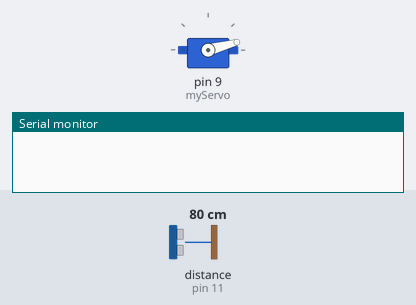
This sketch was run on a simulated Arduino Uno, built with avr-gcc and run on an emulated ATmega328P. On the bench: servo, the last lines printed to the serial monitor. Wiring (inferred from the names in the program): ultrasonic range finder: trigger pin 10; echo pin 11. Inputs (shaded band) come from the test bench; at power-on: distance to the obstacle (sensor on pin 11) 80 cm. The echo pulse lasts 58.3 µs per cm.

Above: at 0.01 s.
1.3 s: distance to the obstacle (sensor on pin 11) set to 2 cm
At 2.3 s:
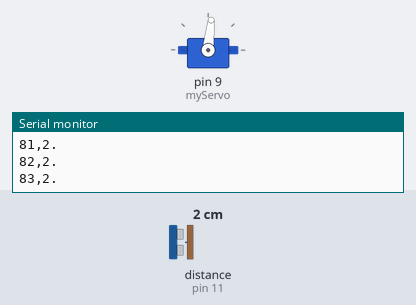
4.3 s: distance to the obstacle (sensor on pin 11) set to 120 cm
At 4.96 s:
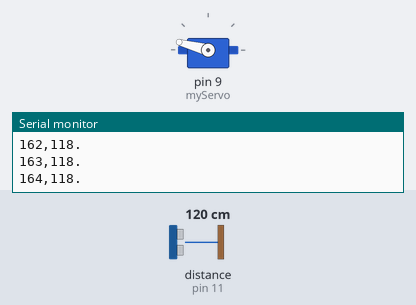
7.3 s: distance to the obstacle (sensor on pin 11) set to 4 cm
10.3 s: distance to the obstacle (sensor on pin 11) set to 9 cm
At 11.4 s:
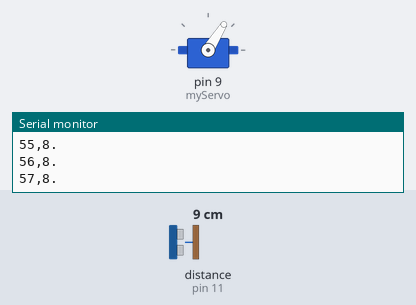
Timing chart, 0 to 14.3 s (numbered marks = the images above; inputs shaded):
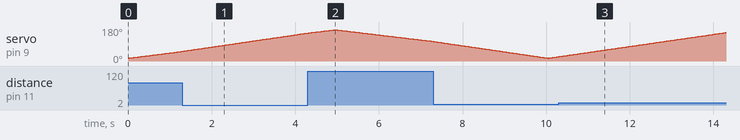

The sketch:

survo_PIR.ino.ino
```cpp
#include <Servo.h>

const int trigPin = 10;
const int echoPin = 11;
Servo myServo;

void setup() {
  pinMode(trigPin, OUTPUT);
  pinMode(echoPin, INPUT);
  Serial.begin(9600); // Start talking to the computer
  myServo.attach(9);  // Servo on Pin 9
}

void loop() {
  // Sweep from 15 to 165 degrees
  for(int i = 15; i <= 165; i++) {
    myServo.write(i);
    delay(30); // Speed of the radar sweep
    int distance = calculateDistance();

    // Send data to computer format: "Angle,Distance."
    Serial.print(i);
    Serial.print(",");
    Serial.print(distance);
    Serial.println(".");
  }

  // Sweep back from 165 to 15 degrees
  for(int i = 165; i > 15; i--) {
    myServo.write(i);
    delay(30);
    int distance = calculateDistance();

    Serial.print(i);
    Serial.print(",");
    Serial.print(distance);
    Serial.println(".");
  }
}

// Function to fire the sensor and calculate distance in cm
int calculateDistance() {
  digitalWrite(trigPin, LOW);
  delayMicroseconds(2);
  digitalWrite(trigPin, HIGH);
  delayMicroseconds(10);
  digitalWrite(trigPin, LOW);

  long duration = pulseIn(echoPin, HIGH);
  int distance = duration * 0.034 / 2;
  return distance;
}
```
